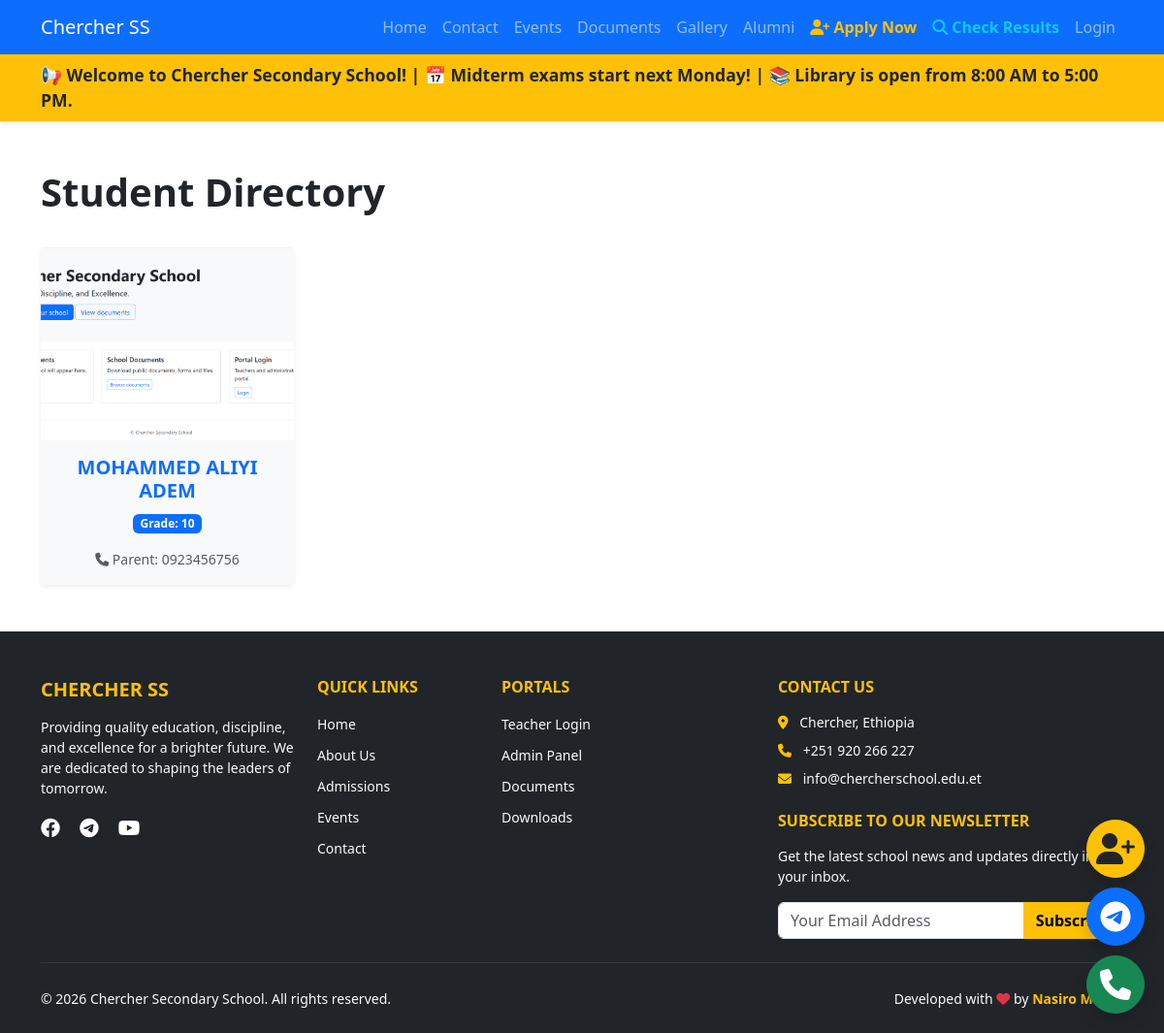
/academics/students/, run on the app's committed database.
### academics/models.py (models this page shows, shortened)
class Student(models.Model):
    name = models.CharField(max_length=100)
    grade = models.CharField(max_length=50)
    parent_phone = models.CharField(max_length=20, blank=True)
    image = models.ImageField(upload_to='students/', blank=True, null=True)

### academics/views.py (the view)
# urls.py: path('students/', views.student_list, name='students'),
def student_list(request):
    students = Student.objects.all()
    return render(request, 'academics/students.html', {'students': students})

### academics/templates/academics/students.html (shortened to what this page needs)
{% extends "base.html" %}
{% block content %}
<div class="container mt-5 mb-5">
    <div class="d-flex justify-content-between align-items-center mb-4">
        <h1 class="fw-bold">Student Directory</h1>
    </div>
    <div class="row g-4">
        {% for student in students %}
            <div class="col-md-3">
                <div class="card h-100 shadow-sm border-0 text-center">
                    {% if student.image %}
                        <img src="{{ student.image.url }}" class="card-img-top" alt="{{ student.name }}" style="height: 200px; object-fit: cover;">
                    {% else %}
                        <div class="bg-secondary text-white d-flex align-items-center justify-content-center" style="height: 200px;">
                            <i class="fas fa-user-graduate fa-4x opacity-50"></i>
                        </div>
                    {% endif %}
                    <div class="card-body bg-light">
                        <h5 class="card-title fw-bold text-primary">{{ student.name }}</h5>
                        <p class="card-text"><span class="badge bg-primary">Grade: {{ student.grade }}</span></p>
                        {% if student.parent_phone %}
                            <p class="card-text small text-muted"><i class="fas fa-phone"></i> Parent: {{ student.parent_phone }}</p>
                        {% endif %}
                    </div>
                </div>
            </div>
        {% endfor %}
    </div>
</div>
{% endblock %}

### data on the page
Student: image (picture), name "MOHAMMED ALIYI ADEM", grade "10", parent_phone "0923456756"
